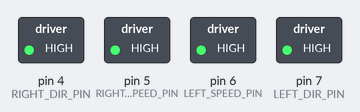
The sketch below on a simulated Arduino Uno, built with avr-gcc and run on an emulated ATmega328P. Parts: switched loads named in the sketch (green lamp = pin HIGH).

Above: at 0.1 s.
Timing chart, 0 to 1.6 s (numbered marks = the images above):
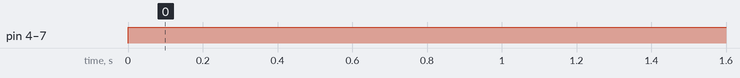

Measured:
- by itself, pin 4 (RIGHT_DIR_PIN), pin 5 (RIGHT_SPEED_PIN), pin 6 (LEFT_SPEED_PIN), pin 7 (LEFT_DIR_PIN): LOW → HIGH at 0.00 s

The sketch:

Wheeled_robot.ino
```cpp
#define LEFT_DIR_PIN 7
#define LEFT_SPEED_PIN 6

#define RIGHT_DIR_PIN 4
#define RIGHT_SPEED_PIN 5

#define LEFT_SIDE_FORWARD HIGH
#define RIGHT_SIDE_FORWARD LOW

#define LEFT_SIDE_BACKWARD LOW
#define RIGHT_SIDE_BACKWARD HIGH


void setup() {
  for (int i = 4; i <=7; i++){
    pinMode(i, OUTPUT);
    digitalWrite(i, LOW);
  }
}

void move(bool left_dir, int speed_left,
          bool right_dir, int speed_right){

  digitalWrite(LEFT_DIR_PIN, left_dir);
  analogWrite(LEFT_SPEED_PIN, speed_left);

  digitalWrite(RIGHT_DIR_PIN, right_dir);
  analogWrite(RIGHT_SPEED_PIN, speed_right);
}

void move_one_right(int speed, bool forvard = true){
  move(0, 0, RIGHT_SIDE_FORWARD * forvard, speed);
}

void move_one_left(int speed, bool forvard = true){
  move(LEFT_SIDE_FORWARD * forvard, speed, 0, 0);
}

void go_forvard(int speed){
  move(LEFT_SIDE_FORWARD, speed, RIGHT_SIDE_FORWARD, speed);
}

void go_back(int speed){
  move(LEFT_SIDE_BACKWARD, speed, RIGHT_SIDE_BACKWARD, speed);
}

void turn_left(int speed, float ratio){
  move(LEFT_SIDE_FORWARD, (speed * ratio), RIGHT_SIDE_FORWARD, speed);
}

void turn_right(int speed, float ratio){
  move(LEFT_SIDE_FORWARD, speed, RIGHT_SIDE_FORWARD, (speed * ratio));
}

void turn_left_onspot(int speed){
  move(LEFT_SIDE_BACKWARD, speed, RIGHT_SIDE_FORWARD, speed);
}

void turn_right_onspot(int speed){
  move(LEFT_SIDE_FORWARD, speed, RIGHT_SIDE_BACKWARD, speed);
}

void stop(){
  move(0, 0, 0, 0);
}


void loop() {
  // go_forvard(255);
  // go_back(255);
  turn_right_onspot(255);

}
```
